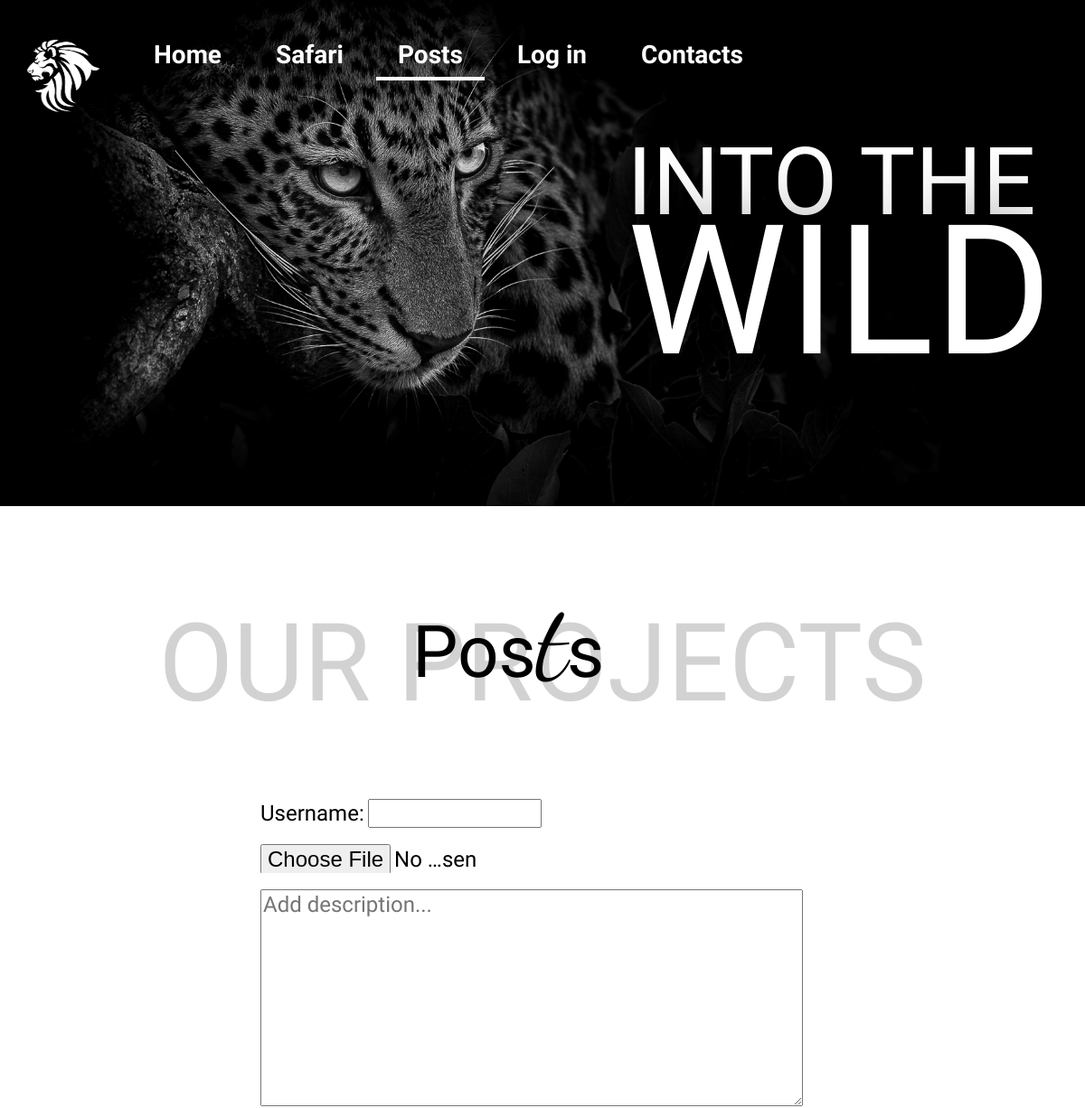
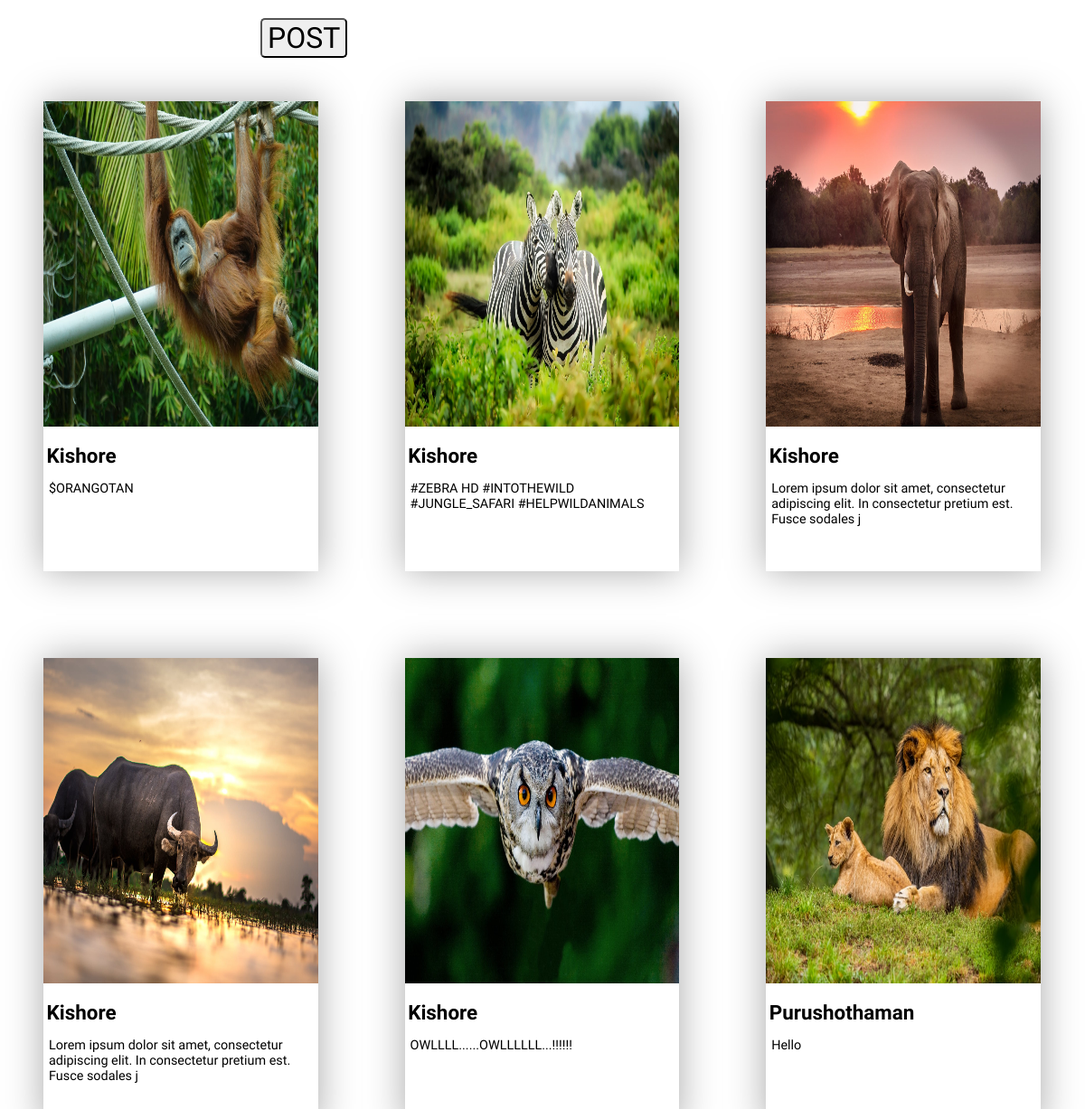
Page /posts/posts.php on the committed database (2 pictures, top to bottom).
### tables this page shows
CREATE TABLE `images` (
  `id` int(11) NOT NULL,
  `username` varchar(100) NOT NULL,
  `images` varchar(100) NOT NULL,
  `descriptions` varchar(100) NOT NULL
);

### posts/posts.php (the view, shortened to what this page needs)
<!DOCTYPE html>
<html lang="EN" class="html_main">
    <head>
        <link rel="stylesheet" href="../CSS/styles.css">
    </head>
    <body class="body_main">
    <div class="bg_posts">
            <div class="banner_name_slide2">
                <div class="banner_name_1">INTO THE</div>
                <div class="banner_name_2">WILD</div>
            </div>
            <div class="topnav" id="Topnav">
                    <a href="javascript:void(0);"><img src="../images/lion.png" alt="logo" width="80" height="80" class="logo"></a>
                    <a href="../index1.php" class="alone">Home</a>
                    <a href="../safari/safari.php"  class="alone">Safari</a>
                    <a href="javascript:void(0);" class="active" class="alone">Posts</a>
                    <a href="../login/login.php" class="alone">Log in</a>
                    <a href="../contacts/contacts.php" class="alone">Contacts</a>
                    <a href="javascript:void(0);" style="float:right;" class="user_profile">
                    </a>
                </div>
            </div>
        <div class="our_projects1">
                OUR PROJECTS
                <div class="over_projects2">Pos<span class="diffe">t</span>s</div>
        </div>
        <?php
        $nameErr="";
        ?>
        <form method="POST" action="" enctype="multipart/form-data" class="post_box">
            <label for="username" class="postname">Username:</label>
            <input type="text" name="username" id="username" class="form_box" value="<?php
            if((isset($_SESSION['username']))&&(isset($_SESSION['success']))){
                echo $_SESSION['username'];
            } ?>"><br><br><?php echo "<div class='Errtext1'>".$nameErr."</div>"; ?>
            <input type="file" name="image" accept="image/*" class="form_box_post" required><br><br>
            <textarea id="text" cols="40" rows="4" name="image_text" class="form_box_post_desp" placeholder="Add description..."></textarea><br><br>
            <button type="submit" name="upload" class="login_button_post">POST</button>
        </form>
        <?php
        $conn=mysqli_connect("localhost", "root", "", "store");
        $result = mysqli_query($conn, "SELECT * FROM images");
        while ($rows = mysqli_fetch_array($result)) {
            echo
            "<div class='row'>
                <div class='column1'>
                    <div class='card1'>
                        <diV class='new_photo'>
                            <img src='../images/".$rows['images']."' alt='".$rows['username']."' class='img_photographers1'>
                        </div>
                        <div class='container1'>
                            <h2 class='their_name1'>".$rows['username']."</h2>
                            <div class='their_name2'>".$rows['descriptions']."</div>
                        </div>
                    </div>
                </div>
            </div>";
        }
        ?>
    </body>
</html>

### CSS/styles.css (style rules this page uses)
* { box-sizing: border-box; }
.body_main { height: 100vh; margin: 0; }
.body_main { overflow-x: hidden; }
.bg_posts { background-image: url(../images/bgposts.jpg); height: 70%; background-position: center; background-repeat: no-repeat; background-size: cover; position: relative; }
.topnav { position: absolute; top:0; width: 100%; }
.topnav { position: fixed; z-index: 1; }
.topnav a { float: left; display: block; color: white; text-align: center; text-decoration: none; padding: 5vh 2vw 1vh 2vw; font-family: 'Comfortaa',cursive; font-weight: bolder; margin: 0.5vh 0.5vw; font-size: 3.5vh; }
.user_profile { position: absolute; left: 0; }
.topnav .active { border-bottom: 0.5vh solid white; }
.banner_name_slide2 { line-height: 0.8; position: absolute; top: 20vh; right: 3vw; text-shadow: 0 0 10vh black; animation: slide_2; animation-duration: 1.5s; }
.banner_name_1 { font-family: 'Dela Gothic One', cursive; font-size: 13vh; color: white; }
.banner_name_2 { font-family: 'Dela Gothic One', cursive; font-size: 25vh; color: white; }
.form_box { height: 4vh; width: 16vw; font-family: 'Comfortaa', cursive; font-size: 3vh; }
.form_box_post { height: 4vh; width: 20vw; font-family: 'Comfortaa', cursive; font-size: 3vh; }
.form_box_post_desp { height: 30vh; width: 50vw; font-family: 'Comfortaa', cursive; font-size: 3vh; }
.post_box { margin-left: 24vw; margin-top: 10vh; }
.login_button_post { font-family: 'Comfortaa', cursive; font-size: 4vh; border-radius: 5px; cursor: pointer; }
.postname { font-family: 'Comfortaa',cursive; font-size: 3vh; }
.column1 { float: left; width: 33.3%; padding: 3rem; }
.card1 { position: relative; box-shadow: 0 0 40px darkgrey; height: 65vh; }
.img_photographers1 { width: 100%; height: 45vh; }
.their_name1 { font-family: 'Comfortaa', cursive; font-size: 2.8vh; position: absolute; top: 45vh; left: 0.3vw; }
.their_name2 { font-family: 'Comfortaa', cursive; font-size: 1.8vh; position: absolute; top: 52.5vh; left: 0.5vw; }
.our_projects1 { font-family: 'Zen Tokyo Zoo', cursive; font-size: 15vh; text-align: center; color: rgba(105,105,105,0.3); margin-top: 13vh; position: relative; }
.over_projects2 { font-family: 'Dela Gothic One', cursive; font-size: 10vh; position: absolute; top: -1vh; left: 38vw; color: black; }
.diffe { font-family: 'Dancing Script', cursive; font-size: 15vh; color: black; }

### rows in the picture
images: images (picture), username "Kishore", descriptions "$ORANGOTAN"
images: images (picture), username "Kishore", descriptions "#ZEBRA HD #INTOTHEWILD #JUNGLE_SAFARI #HELPWILDANIMALS"
images: images (picture), username "Kishore", descriptions "Lorem ipsum dolor sit amet, consectetur adipiscing elit. In consectetur pretium est. Fusce sodales j"
images: images (picture), username "Kishore", descriptions "Lorem ipsum dolor sit amet, consectetur adipiscing elit. In consectetur pretium est. Fusce sodales j"
images: images (picture), username "Kishore", descriptions "OWLLLL......OWLLLLLL...!!!!!!"
images: images (picture), username "Purushothaman", descriptions "Hello"
